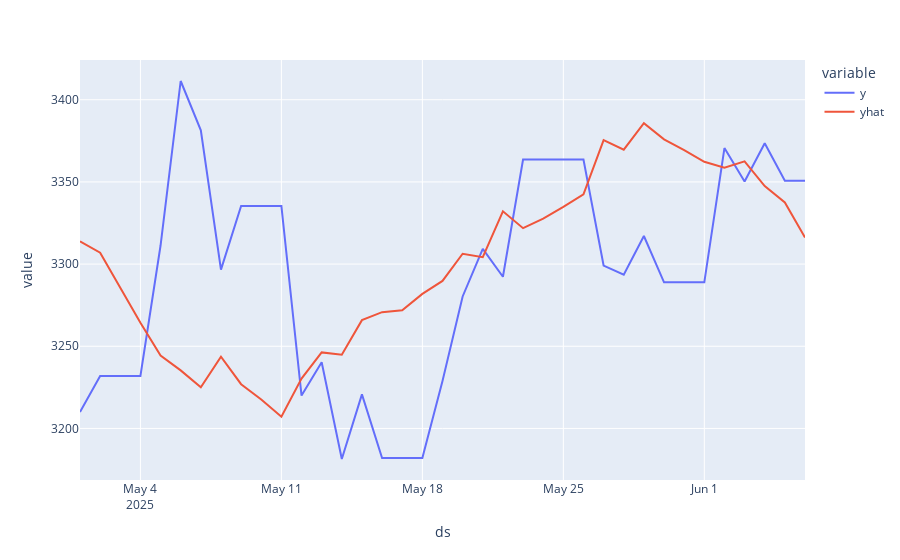

Notebook cell for this chart:
### Markdown cell above
**Visualization of the prediction and actual value of the price of gold for the last week of the test dataframe**

### Code cell
import plotly_express as px
viz_df = test.copy()
forecasted_values = forecast.tail(len(test))['yhat']
viz_df['yhat'] = forecasted_values.values
px.line(viz_df,viz_df.ds,[viz_df.y,viz_df.yhat])

### Figure 1 — Plotly figure (JSON) as saved in the notebook; plotly's stock layout.template omitted (floating-point values rounded to 4 significant figures)
{"data": [{"hovertemplate": "variable=y<br>ds=%{x}<br>value=%{y}<extra></extra>", "legendgroup": "y", "line": {"color": "#636efa", "dash": "solid"}, "marker": {"symbol": "circle"}, "mode": "lines", "name": "y", "orientation": "v", "showlegend": true, "type": "scatter", "x": ["2025-05-01", "2025-05-02", "2025-05-03", "2025-05-04", "2025-05-05", "2025-05-06", "2025-05-07", "2025-05-08", "2025-05-09", "2025-05-10", "2025-05-11", "2025-05-12", "2025-05-13", "2025-05-14", "2025-05-15", "2025-05-16", "2025-05-17", "2025-05-18", "2025-05-19", "2025-05-20", "2025-05-21", "2025-05-22", "2025-05-23", "2025-05-24", "2025-05-25", "2025-05-26", "2025-05-27", "2025-05-28", "2025-05-29", "2025-05-30", "2025-05-31", "2025-06-01", "2025-06-02", "2025-06-03", "2025-06-04", "2025-06-05", "2025-06-06"], "xaxis": "x", "y": [3210.0, 3232.0, 3232.0, 3232.0, 3311.0, 3411.0, 3381.0, 3297.0, 3335.0, 3335.0, 3335.0, 3220.0, 3240.0, 3181.0, 3221.0, 3182.0, 3182.0, 3182.0, 3229.0, 3280.0, 3309.0, 3292.0, 3364.0, 3364.0, 3364.0, 3364.0, 3299.0, 3294.0, 3317.0, 3289.0, 3289.0, 3289.0, 3371.0, 3350.0, 3374.0, 3351.0, 3351.0], "yaxis": "y"}, {"hovertemplate": "variable=yhat<br>ds=%{x}<br>value=%{y}<extra></extra>", "legendgroup": "yhat", "line": {"color": "#EF553B", "dash": "solid"}, "marker": {"symbol": "circle"}, "mode": "lines", "name": "yhat", "orientation": "v", "showlegend": true, "type": "scatter", "x": ["2025-05-01", "2025-05-02", "2025-05-03", "2025-05-04", "2025-05-05", "2025-05-06", "2025-05-07", "2025-05-08", "2025-05-09", "2025-05-10", "2025-05-11", "2025-05-12", "2025-05-13", "2025-05-14", "2025-05-15", "2025-05-16", "2025-05-17", "2025-05-18", "2025-05-19", "2025-05-20", "2025-05-21", "2025-05-22", "2025-05-23", "2025-05-24", "2025-05-25", "2025-05-26", "2025-05-27", "2025-05-28", "2025-05-29", "2025-05-30", "2025-05-31", "2025-06-01", "2025-06-02", "2025-06-03", "2025-06-04", "2025-06-05", "2025-06-06"], "xaxis": "x", "y": [3314.0, 3307.0, 3286.0, 3264.0, 3244.0, 3235.0, 3225.0, 3244.0, 3227.0, 3218.0, 3207.0, 3230.0, 3246.0, 3245.0, 3266.0, 3271.0, 3272.0, 3282.0, 3290.0, 3306.0, 3304.0, 3332.0, 3322.0, 3328.0, 3335.0, 3342.0, 3375.0, 3370.0, 3386.0, 3376.0, 3369.0, 3362.0, 3359.0, 3362.0, 3347.0, 3337.0, 3316.0], "yaxis": "y"}], "layout": {"legend": {"title": {"text": "variable"}, "tracegroupgap": 0}, "margin": {"t": 60}, "xaxis": {"anchor": "y", "domain": [0, 1], "title": {"text": "ds"}}, "yaxis": {"anchor": "x", "domain": [0, 1], "title": {"text": "value"}}}}
